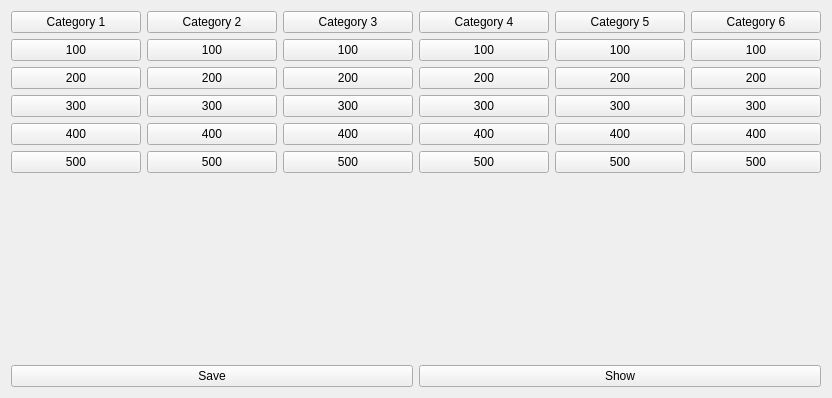
<?xml version="1.0" encoding="UTF-8"?>
<ui version="4.0">
 <class>MainWindow</class>
 <widget class="QMainWindow" name="MainWindow">
  <property name="geometry">
   <rect>
    <x>0</x>
    <y>0</y>
    <width>832</width>
    <height>398</height>
   </rect>
  </property>
  <property name="windowTitle">
   <string>Quiz Creator</string>
  </property>
  <widget class="QWidget" name="centralWidget">
   <layout class="QVBoxLayout" name="verticalLayout">
    <item>
     <layout class="QGridLayout" name="gridLayout">
      <item row="0" column="0">
       <widget class="QPushButton" name="category_1">
        <property name="text">
         <string>Category 1</string>
        </property>
       </widget>
      </item>
      <item row="0" column="1">
       <widget class="QPushButton" name="category_2">
        <property name="text">
         <string>Category 2</string>
        </property>
       </widget>
      </item>
      <item row="0" column="2">
       <widget class="QPushButton" name="category_3">
        <property name="text">
         <string>Category 3</string>
        </property>
       </widget>
      </item>
      <item row="0" column="3">
       <widget class="QPushButton" name="category_4">
        <property name="text">
         <string>Category 4</string>
        </property>
       </widget>
      </item>
      <item row="0" column="4">
       <widget class="QPushButton" name="category_5">
        <property name="text">
         <string>Category 5</string>
        </property>
       </widget>
      </item>
      <item row="0" column="5">
       <widget class="QPushButton" name="category_6">
        <property name="text">
         <string>Category 6</string>
        </property>
       </widget>
      </item>
      <item row="1" column="0">
       <widget class="QPushButton" name="c1_100">
        <property name="text">
         <string>100</string>
        </property>
       </widget>
      </item>
      <item row="1" column="1">
       <widget class="QPushButton" name="c2_100">
        <property name="text">
         <string>100</string>
        </property>
       </widget>
      </item>
      <item row="1" column="2">
       <widget class="QPushButton" name="c3_100">
        <property name="text">
         <string>100</string>
        </property>
       </widget>
      </item>
      <item row="1" column="3">
       <widget class="QPushButton" name="c4_100">
        <property name="text">
         <string>100</string>
        </property>
       </widget>
      </item>
      <item row="1" column="4">
       <widget class="QPushButton" name="c5_100">
        <property name="text">
         <string>100</string>
        </property>
       </widget>
      </item>
      <item row="1" column="5">
       <widget class="QPushButton" name="c6_100">
        <property name="text">
         <string>100</string>
        </property>
       </widget>
      </item>
      <item row="2" column="0">
       <widget class="QPushButton" name="c1_200">
        <property name="text">
         <string>200</string>
        </property>
       </widget>
      </item>
      <item row="2" column="1">
       <widget class="QPushButton" name="c2_200">
        <property name="text">
         <string>200</string>
        </property>
       </widget>
      </item>
      <item row="2" column="2">
       <widget class="QPushButton" name="c3_200">
        <property name="text">
         <string>200</string>
        </property>
       </widget>
      </item>
      <item row="2" column="3">
       <widget class="QPushButton" name="c4_200">
        <property name="text">
         <string>200</string>
        </property>
       </widget>
      </item>
      <item row="2" column="4">
       <widget class="QPushButton" name="c5_200">
        <property name="text">
         <string>200</string>
        </property>
       </widget>
      </item>
      <item row="2" column="5">
       <widget class="QPushButton" name="c6_200">
        <property name="text">
         <string>200</string>
        </property>
       </widget>
      </item>
      <item row="3" column="0">
       <widget class="QPushButton" name="c1_300">
        <property name="text">
         <string>300</string>
        </property>
       </widget>
      </item>
      <item row="3" column="1">
       <widget class="QPushButton" name="c2_300">
        <property name="text">
         <string>300</string>
        </property>
       </widget>
      </item>
      <item row="3" column="2">
       <widget class="QPushButton" name="c3_300">
        <property name="text">
         <string>300</string>
        </property>
       </widget>
      </item>
      <item row="3" column="3">
       <widget class="QPushButton" name="c4_300">
        <property name="text">
         <string>300</string>
        </property>
       </widget>
      </item>
      <item row="3" column="4">
       <widget class="QPushButton" name="c5_300">
        <property name="text">
         <string>300</string>
        </property>
       </widget>
      </item>
      <item row="3" column="5">
       <widget class="QPushButton" name="c6_300">
        <property name="text">
         <string>300</string>
        </property>
       </widget>
      </item>
      <item row="4" column="0">
       <widget class="QPushButton" name="c1_400">
        <property name="text">
         <string>400</string>
        </property>
       </widget>
      </item>
      <item row="4" column="1">
       <widget class="QPushButton" name="c2_400">
        <property name="text">
         <string>400</string>
        </property>
       </widget>
      </item>
      <item row="4" column="2">
       <widget class="QPushButton" name="c3_400">
        <property name="text">
         <string>400</string>
        </property>
       </widget>
      </item>
      <item row="4" column="3">
       <widget class="QPushButton" name="c4_400">
        <property name="text">
         <string>400</string>
        </property>
       </widget>
      </item>
      <item row="4" column="4">
       <widget class="QPushButton" name="c5_400">
        <property name="text">
         <string>400</string>
        </property>
       </widget>
      </item>
      <item row="4" column="5">
       <widget class="QPushButton" name="c6_400">
        <property name="text">
         <string>400</string>
        </property>
       </widget>
      </item>
      <item row="5" column="0">
       <widget class="QPushButton" name="c1_500">
        <property name="text">
         <string>500</string>
        </property>
       </widget>
      </item>
      <item row="5" column="1">
       <widget class="QPushButton" name="c2_500">
        <property name="text">
         <string>500</string>
        </property>
       </widget>
      </item>
      <item row="5" column="2">
       <widget class="QPushButton" name="c3_500">
        <property name="text">
         <string>500</string>
        </property>
       </widget>
      </item>
      <item row="5" column="3">
       <widget class="QPushButton" name="c4_500">
        <property name="text">
         <string>500</string>
        </property>
       </widget>
      </item>
      <item row="5" column="4">
       <widget class="QPushButton" name="c5_500">
        <property name="text">
         <string>500</string>
        </property>
       </widget>
      </item>
      <item row="5" column="5">
       <widget class="QPushButton" name="c6_500">
        <property name="text">
         <string>500</string>
        </property>
       </widget>
      </item>
     </layout>
    </item>
    <item>
     <spacer name="verticalSpacer">
      <property name="orientation">
       <enum>Qt::Vertical</enum>
      </property>
      <property name="sizeHint" stdset="0">
       <size>
        <width>20</width>
        <height>117</height>
       </size>
      </property>
     </spacer>
    </item>
    <item>
     <layout class="QHBoxLayout" name="horizontalLayout">
      <item>
       <widget class="QPushButton" name="save_json">
        <property name="text">
         <string>Save</string>
        </property>
       </widget>
      </item>
      <item>
       <widget class="QPushButton" name="showJson">
        <property name="text">
         <string>Show</string>
        </property>
       </widget>
      </item>
     </layout>
    </item>
   </layout>
  </widget>
 </widget>
 <layoutdefault spacing="6" margin="11"/>
 <resources/>
 <connections/>
</ui>
